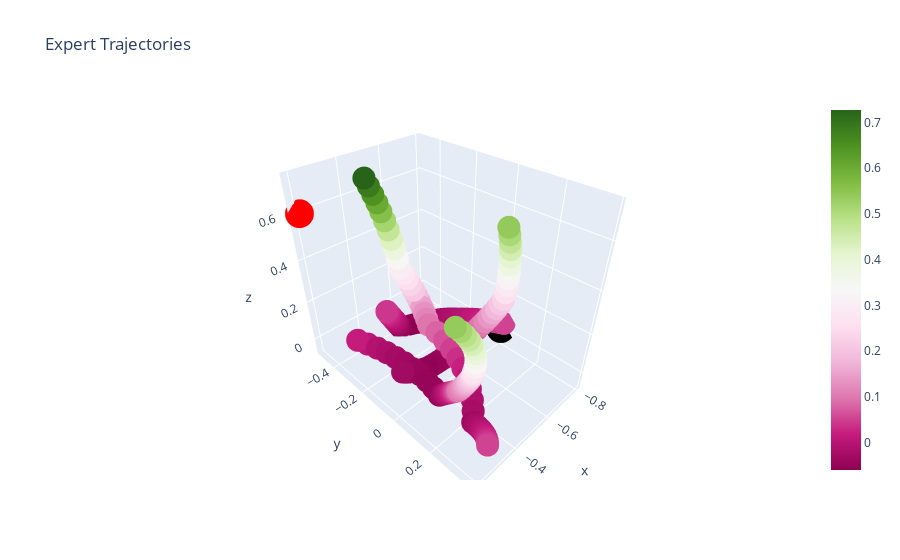

Source (notebook cell):
### Code cell
# Visualize Expert Demonstrations (Color is just z axis coordinate)
Expert.plot_trajs()

### Figure 1 — Plotly figure (JSON) as saved in the notebook; plotly's stock layout.template omitted (floating-point values rounded to 4 significant figures; data arrays with more than 128 entries replaced by an {"elided": "..."} marker saying what was removed)
{"data": [{"marker": {"color": {"elided": "164 float values"}, "showscale": true}, "mode": "markers", "showlegend": false, "text": {"elided": "164 str values"}, "type": "scatter3d", "x": {"elided": "164 float values"}, "y": {"elided": "164 float values"}, "z": {"elided": "164 float values"}}, {"hovertext": ["Laptop"], "marker": {"color": "black", "size": 10}, "mode": "markers", "showlegend": false, "type": "scatter3d", "x": [-0.8], "y": [0], "z": [0]}, {"hovertext": ["Human"], "marker": {"color": "red", "size": 10}, "mode": "markers", "showlegend": false, "type": "scatter3d", "x": [-0.2], "y": [-0.5], "z": [0.6]}], "layout": {"title": {"text": "Expert Trajectories"}}}
